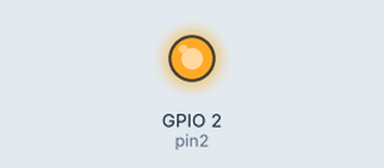
The program below on a simulated ESP32 board running MicroPython. Shown: output pins drawn as LEDs (lit = HIGH).

Above: at 1.0 s.
At 3.0 s:
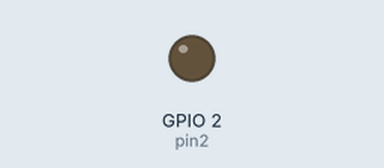
Timing chart, 0 to 5.2 s (numbered marks = the images above):
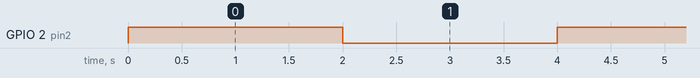

Measured:
- by itself, GPIO 2 (pin2): alternates HIGH for 2.0 s and LOW for 2.0 s

The program:

main.py
```python
from machine import Pin
from time import sleep

pin2 = Pin(2, Pin.OUT)

while True:
    pin2.value(1)
    sleep(2)
    pin2.value(0)
    sleep(2)
```
